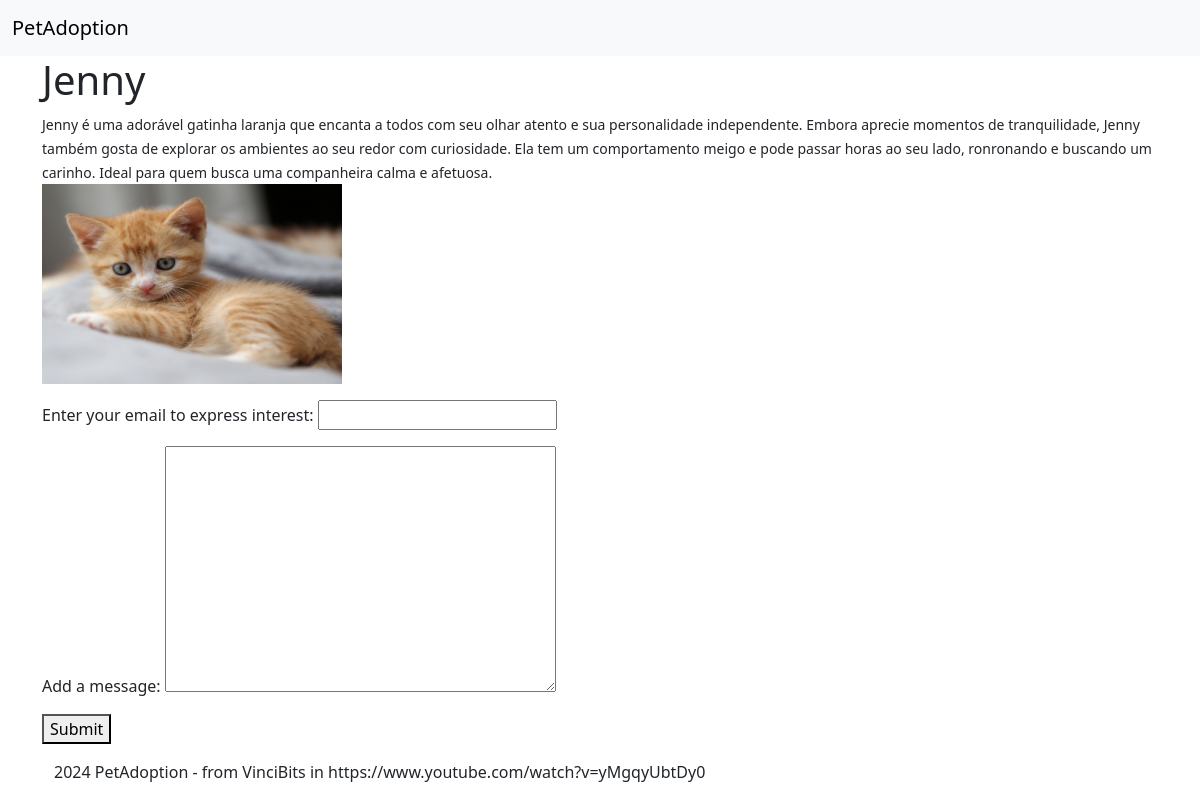
The page /pets/3/ on the database its author committed.
### adoption/models.py (models this page shows, shortened)
class Pet(models.Model):
    name = models.CharField(max_length=100)
    description = models.TextField()
    photo = models.ImageField(upload_to='pets/', null=True, blank=True)

### adoption/views.py (the view)
# urls.py: path("pets/<int:pet_id>/", views.pet_details, name="pet_details")
def pet_details(request, pet_id):
    pet = Pet.objects.get(id=pet_id)
    if request.method == "POST":
        form = InterestForm(request.POST)
        if form.is_valid():
            Interest.objects.create(
                pet=pet,
                email=form.cleaned_data['email'],
                message=form.cleaned_data.get('message', '')
                )
            return redirect("adoption:pet_list")
    else:
        form = InterestForm()
    context = {"pet": pet, "form": form}
    return render(request, 'adoption/pet_details.html', context)

### adoption/forms.py
class InterestForm(forms.Form):
    email = forms.EmailField(label="Enter your email to express interest", required=True)
    message = forms.CharField(widget=forms.Textarea, required=False, label="Add a message")

### adoption/templates/adoption/pet_details.html (shortened to what this page needs)
{% extends "adoption/base.html" %}
{% load bootstrap5 %}
{% block content %}
    <h1>{{ pet.name }}</h1>
    <small>{{ pet.description }}</small>
    <div>
        <img src="{{ pet.photo.url }}" alt="Photo of {{ pet.name }}" width="300" height="200">
    </div>
    <form action="#" method="post" class="mt-3">
        {{ form.as_p }}
        <button> Submit </button>
    </form>
{% endblock content %}

### rows shown on the page
Pet: name "Jenny", description "Jenny é uma adorável gatinha laranja que encanta a todos com seu olhar atento e sua personalidade independente. Embora aprecie momentos de tranquilidade, Jenny também gosta de explorar os ambientes ao seu redor com curiosidade. Ela tem um comportamento meigo e pode passar horas ao seu lado, ronronando e buscando um carinho. Ideal para quem busca uma companheira calma e afetuosa.", photo (picture)
